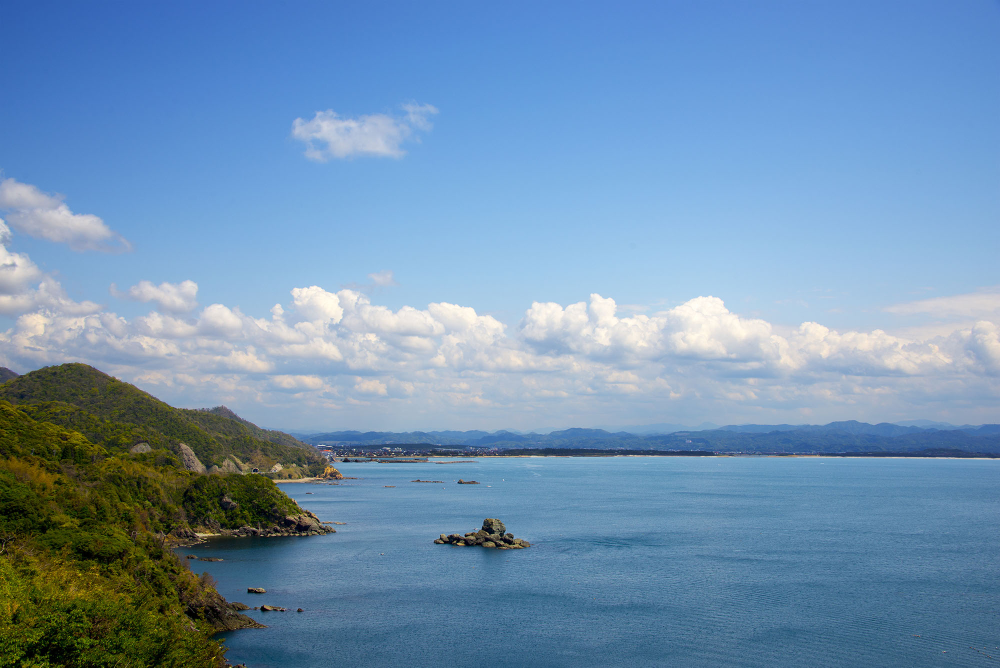
#> input picture data/sample/sea-free-photo5.jpg, 2000 x 1335 px (shown at 1/2 size)
$ python color_separate_rgb.py
#> lines starting #> are read from the running program, lines starting #| are printed output that depends on the picture
# ライブラリのインポート
import sys

import cv2
import matplotlib.pyplot as plt
import numpy as np
import pandas as pd

# 画像のパス、名前、切り抜く範囲を指定する
IMG_PATH = "data/sample/Google-Logo.jpg"
IMG_PATH = "data/sample/sea-free-photo5.jpg"
# IMG_PATH = "data/sample/fresh-fruits-2305192_960_720.jpg"
IMG_NAME = IMG_PATH.split("/")[-1]
START_X, START_Y = 0, 0
RANGE_X, RANGE_Y = 1500, 1000
NUMBER_OF_CLUSTERS = 20


# 読み込む画像を指定する
class SetLoadingImage:
    def __init__(self, img_path=IMG_PATH):
        self.img = self.read_image(img_path)

    def read_image(self, img_path):
#> called with img_path = 'data/sample/sea-free-photo5.jpg'
        try:
            read_img = cv2.imread(img_path)
#> read_img is the input picture: shape (1335, 2000, 3); mean B, G, R 177.4, 146.1, 112.5
            img = cv2.cvtColor(read_img, cv2.COLOR_BGR2RGB)
            return img
        except cv2.error:
            print("画像読み込みエラーのため、終了します")
            sys.exit()

    @property
    def return_img(self):
        return self.img


class SpecifyAnalysisRange:
    def __init__(self, img):
        self.org_img = img
        self.drawed_img = np.copy(img)

    def clip(
        self,
        start_x=START_X,
        start_y=START_Y,
        draw_range_x=RANGE_X,
        draw_range_y=RANGE_Y,
    ):
#> called with start_x = 0, start_y = 0, draw_range_x = 1500, draw_range_y = 1000
        self.clipped = self.drawed_img[
            start_y : start_y + draw_range_y, start_x : start_x + draw_range_x
        ]
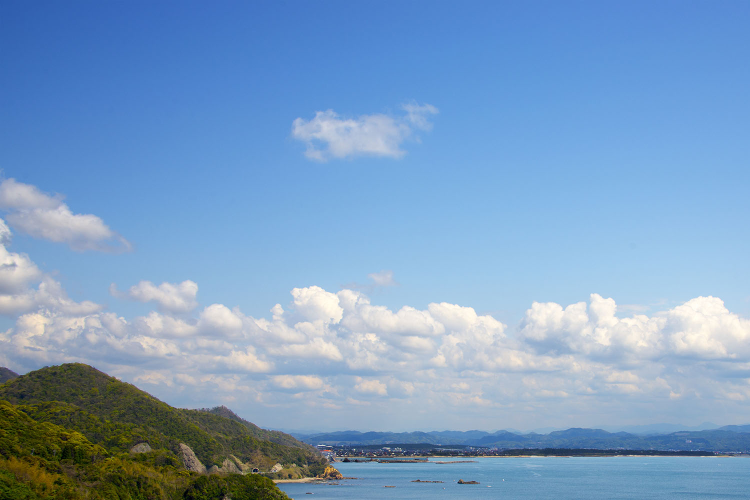
#> self.clipped: shape (1000, 1500, 3) (shown at 1/2 size); mean R, G, B 124.2, 158.3, 194.4
        self.include_square_img = cv2.rectangle(
            img=self.org_img,
            pt1=(start_x, start_y),
            pt2=(start_x + draw_range_x, start_y + draw_range_y),
            color=(255, 0, 0),
            thickness=2,
        )
        return self.clipped

    @property
    def overall_image(self):
        self.clip()
        return self.include_square_img

    @property
    def clipped_image(self):
        return self.clipped


# K-Means法で画像を分析
class KMeansAnalyzer:
    def __init__(self, img):
        self.img = img  # 切り抜き範囲の画像を代入
        self.number_of_cluster = NUMBER_OF_CLUSTERS  # クラスタ数

    # K平均法で計算する
    def analyze(self) -> pd.DataFrame:
        colors = self.img.reshape(-1, 3).astype(
            np.float32
        )  # 画像で使用されている色一覧。(W * H, 3) の numpy 配列。

        # K-meansアルゴリズムの収束基準を設定
        criteria = cv2.TERM_CRITERIA_MAX_ITER + cv2.TERM_CRITERIA_EPS, 10, 1.0

#> (the run stopped early here; a loop or call above may not have finished)
